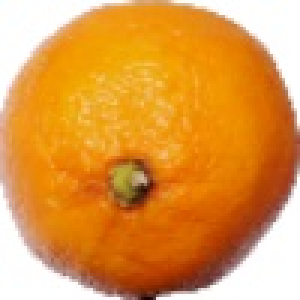
#> input picture Project images/CleaningImages/fruit/fruit_0017.jpg, 100 x 100 px (shown 3 times larger); its folder holds 4 pictures in this run
$ python resize_images.py
#> lines starting #> are read from the running program, lines starting #| are printed output that depends on the picture
import cv2
import os

# Function to resize images
def resize_images(input_dir, output_dir, target_size):
    # Create output directory if not exists
#> called with input_dir = './CleaningImages/fruit', output_dir = './resized/fruitV2', target_size = (180, 180)
    if not os.path.exists(output_dir):
        os.makedirs(output_dir)

    # Loop through each file in the input directory
    for filename in os.listdir(input_dir):
        # Read the image
        img = cv2.imread(os.path.join(input_dir, filename))
#> img is the input picture: shape (100, 100, 3); mean B, G, R 72.3, 153.5, 224
        if img is not None:
            # Resize the image
            resized_img = cv2.resize(img, target_size)
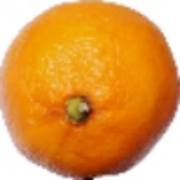
#> resized_img: shape (180, 180, 3); mean B, G, R 72.2, 153.4, 223.9
            # Save the resized image
            cv2.imwrite(os.path.join(output_dir, filename), resized_img)
            print(f"Resized: {filename}")
        else:
            print(f"Could not read: {filename}")
#> pass 2 of the loop in resize_images, `for filename in os.listdir(input_dir):`:
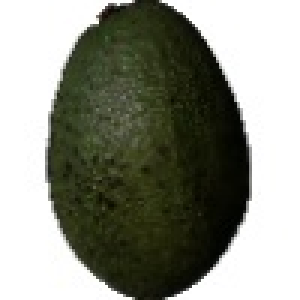
#> input picture Project images/CleaningImages/fruit/fruit_0154.jpg, 100 x 100 px (shown 3 times larger)
#> in resize_images, img is the input picture: shape (100, 100, 3); mean B, G, R 132, 143.4, 141
#> in resize_images, `resized_img = cv2.resize(img, target_size)`:
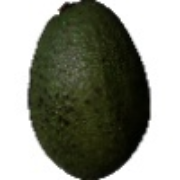
#> resized_img: shape (180, 180, 3); mean B, G, R 131.9, 143.3, 141
#> pass 3 of the loop in resize_images, `for filename in os.listdir(input_dir):`:
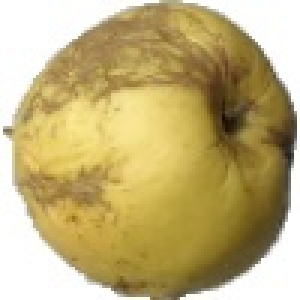
#> input picture Project images/CleaningImages/fruit/fruit_0161.jpg, 100 x 100 px (shown 3 times larger)
#> in resize_images, img is the input picture: shape (100, 100, 3); mean B, G, R 122.2, 175.9, 193.4
#> in resize_images, `resized_img = cv2.resize(img, target_size)`:
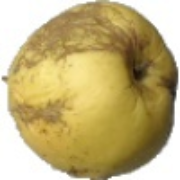
#> resized_img: shape (180, 180, 3); mean B, G, R 122.1, 175.8, 193.3
#> the loop made 4 passes; the first 3 are shown

# Input and output directories
input_dir = "./CleaningImages/fruit"
output_dir = "./resized/fruitV2"

# Target size for resizing
target_size = (180, 180)  # Set your desired width and height

# Resize images
resize_images(input_dir, output_dir, target_size)
